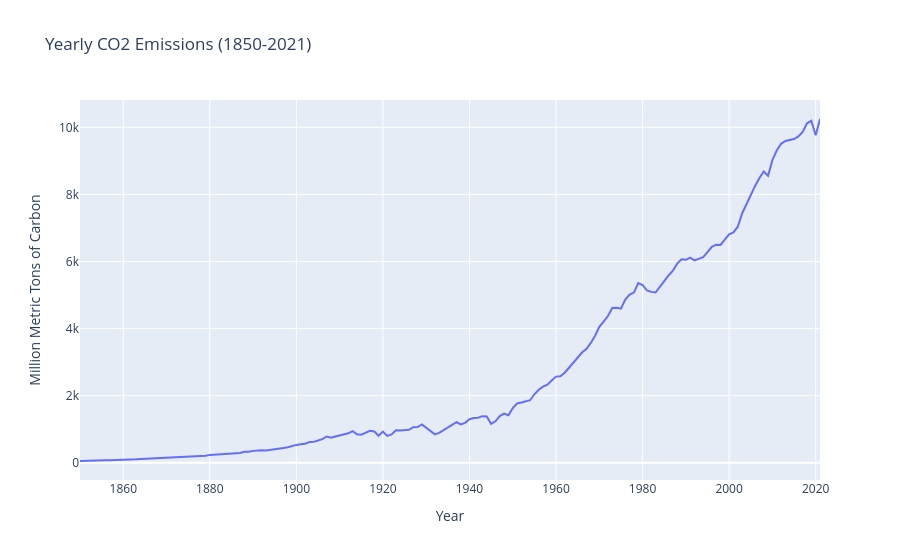
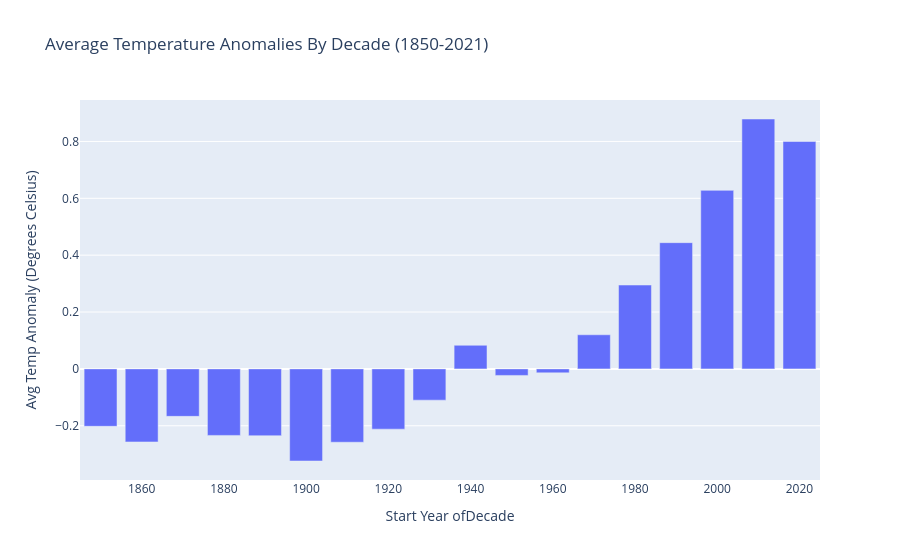
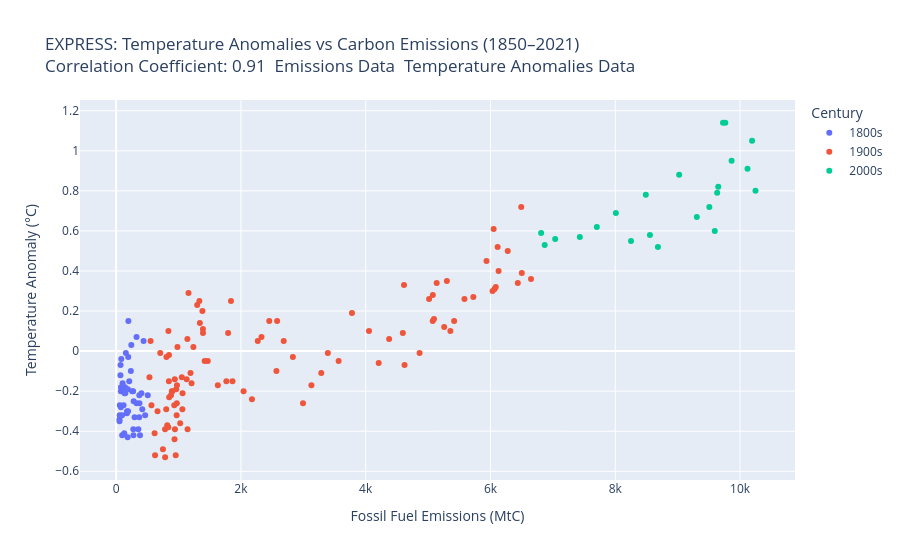

The code cell stored with these charts, in order, in its notebook:
### Markdown cell above
## Show All Three Graphs: Line, Bar, Scatterplot

### Code cell
line_fig.show()
line_fig.write_html('line_fig.html')

bar_fig.show()
bar_fig.write_html('bar_fig.html')

scatterplot_x_fig.show()
scatterplot_x_fig.write_html('scatterplot_x_fig.html')

### Figure 1 — Plotly figure (JSON) as saved in the notebook; plotly's stock layout.template omitted (floating-point values rounded to 4 significant figures; data arrays with more than 128 entries replaced by an {"elided": "..."} marker saying what was removed)
{"data": [{"hovertemplate": "Year=%{x}<br>CO2 Emissions (MtC)=%{y}<extra></extra>", "legendgroup": "", "line": {"color": "#636efa", "dash": "solid"}, "marker": {"symbol": "circle"}, "mode": "lines", "name": "", "orientation": "v", "showlegend": false, "type": "scatter", "x": {"elided": "172 int values"}, "xaxis": "x", "y": {"elided": "172 int values"}, "yaxis": "y"}], "layout": {"legend": {"tracegroupgap": 0}, "title": {"text": "Yearly CO2 Emissions (1850-2021)"}, "xaxis": {"anchor": "y", "domain": [0, 1], "title": {"text": "Year"}}, "yaxis": {"anchor": "x", "domain": [0, 1], "title": {"text": "Million Metric Tons of Carbon"}}}}

### Figure 2 — Plotly figure (JSON) as saved in the notebook; plotly's stock layout.template omitted (floating-point values rounded to 4 significant figures)
{"data": [{"hovertemplate": "Year_bin_start=%{x}<br>Anomaly=%{y}<extra></extra>", "legendgroup": "", "marker": {"color": "#636efa", "pattern": {"shape": ""}}, "name": "", "orientation": "v", "showlegend": false, "textposition": "auto", "type": "bar", "x": [1850, 1860, 1870, 1880, 1890, 1900, 1910, 1920, 1930, 1940, 1950, 1960, 1970, 1980, 1990, 2000, 2010, 2020], "xaxis": "x", "y": [-0.202, -0.257, -0.167, -0.234, -0.235, -0.324, -0.258, -0.212, -0.11, 0.083, -0.023, -0.014, 0.12, 0.295, 0.444, 0.628, 0.879, 0.8], "yaxis": "y"}], "layout": {"barmode": "relative", "legend": {"tracegroupgap": 0}, "title": {"text": "Average Temperature Anomalies By Decade (1850-2021)"}, "xaxis": {"anchor": "y", "domain": [0, 1], "title": {"text": "Start Year ofDecade"}}, "yaxis": {"anchor": "x", "domain": [0, 1], "title": {"text": "Avg Temp Anomaly\n(Degrees Celsius)"}}}}

### Figure 3 — Plotly figure (JSON) as saved in the notebook; plotly's stock layout.template omitted (floating-point values rounded to 4 significant figures)
{"data": [{"hovertemplate": "Century=1800s<br>Fossil Fuel Emissions (MtC)=%{x}<br>Temperature Anomaly (°C)=%{y}<extra></extra>", "legendgroup": "1800s", "marker": {"color": "#636efa", "symbol": "circle"}, "mode": "markers", "name": "1800s", "orientation": "v", "showlegend": true, "type": "scatter", "x": [54, 54, 57, 59, 69, 71, 76, 77, 78, 83, 91, 95, 97, 104, 112, 119, 122, 130, 135, 142, 147, 156, 173, 184, 174, 188, 191, 194, 196, 210, 236, 243, 256, 272, 275, 277, 281, 295, 327, 327, 356, 372, 374, 370, 383, 406, 419, 440, 465, 507], "xaxis": "x", "y": [-0.35, -0.34, -0.32, -0.27, -0.12, -0.07, -0.2, -0.28, -0.18, -0.04, -0.2, -0.32, -0.42, -0.16, -0.2, -0.27, -0.19, -0.41, -0.21, -0.18, -0.21, -0.01, -0.31, -0.43, -0.3, -0.19, -0.3, -0.03, 0.15, -0.15, -0.1, 0.03, -0.2, -0.2, -0.39, -0.42, -0.25, -0.33, -0.26, 0.07, -0.39, -0.22, -0.26, -0.33, -0.42, -0.21, -0.29, 0.05, -0.32, -0.22], "yaxis": "y"}, {"hovertemplate": "Century=1900s<br>Fossil Fuel Emissions (MtC)=%{x}<br>Temperature Anomaly (°C)=%{y}<extra></extra>", "legendgroup": "1900s", "marker": {"color": "#EF553B", "symbol": "circle"}, "mode": "markers", "name": "1900s", "orientation": "v", "showlegend": true, "type": "scatter", "x": [534, 552, 566, 617, 624, 663, 707, 784, 750, 785, 819, 836, 879, 943, 850, 838, 901, 955, 936, 806, 932, 803, 845, 970, 963, 975, 983, 1062, 1065, 1145, 1053, 940, 847, 893, 973, 1027, 1130, 1209, 1142, 1192, 1299, 1334, 1342, 1391, 1383, 1160, 1238, 1392, 1469, 1419, 1630, 1767, 1795, 1841, 1865, 2043, 2177, 2270, 2330, 2454, 2569, 2580, 2686, 2833, 2995, 3130, 3288, 3393, 3566, 3780, 4053, 4208, 4376, 4614, 4623, 4595, 4864, 5016, 5074, 5357, 5301, 5138, 5095, 5076, 5258, 5417, 5583, 5725, 5936, 6066, 6051, 6115, 6034, 6085, 6130, 6277, 6438, 6502, 6493, 6650], "xaxis": "x", "y": [-0.13, 0.05, -0.27, -0.41, -0.52, -0.3, -0.01, -0.39, -0.49, -0.53, -0.37, -0.38, -0.22, -0.39, -0.23, 0.1, -0.2, -0.52, -0.44, -0.03, -0.27, -0.29, -0.15, -0.32, -0.19, -0.17, 0.02, -0.29, -0.21, -0.39, -0.13, -0.14, -0.02, -0.2, -0.26, -0.36, -0.14, -0.16, 0.06, -0.11, 0.23, 0.25, 0.14, 0.11, 0.2, 0.29, 0.02, 0.09, -0.05, -0.05, -0.17, -0.15, 0.09, 0.25, -0.15, -0.2, -0.24, 0.05, 0.07, 0.15, -0.1, 0.15, 0.05, -0.03, -0.26, -0.17, -0.11, -0.01, -0.05, 0.19, 0.1, -0.06, 0.06, 0.33, -0.07, 0.09, -0.01, 0.26, 0.15, 0.1, 0.35, 0.34, 0.16, 0.28, 0.12, 0.15, 0.26, 0.27, 0.45, 0.31, 0.61, 0.52, 0.3, 0.32, 0.4, 0.5, 0.34, 0.39, 0.72, 0.36], "yaxis": "y"}, {"hovertemplate": "Century=2000s<br>Fossil Fuel Emissions (MtC)=%{x}<br>Temperature Anomaly (°C)=%{y}<extra></extra>", "legendgroup": "2000s", "marker": {"color": "#00cc96", "symbol": "circle"}, "mode": "markers", "name": "2000s", "orientation": "v", "showlegend": true, "type": "scatter", "x": [6812, 6869, 7037, 7432, 7705, 8010, 8253, 8490, 8684, 8556, 9024, 9307, 9508, 9595, 9634, 9651, 9727, 9865, 10120, 10193, 9764, 10248], "xaxis": "x", "y": [0.59, 0.53, 0.56, 0.57, 0.62, 0.69, 0.55, 0.78, 0.52, 0.58, 0.88, 0.67, 0.72, 0.6, 0.79, 0.82, 1.14, 0.95, 0.91, 1.05, 1.14, 0.8], "yaxis": "y"}], "layout": {"legend": {"title": {"text": "Century"}, "tracegroupgap": 0}, "title": {"text": "EXPRESS: Temperature Anomalies vs Carbon Emissions (1850–2021)<br>Correlation Coefficient: 0.91  <a href=\"https://raw.githubusercontent.com/plotly/Figure-Friday/refs/heads/main/2025/week-21/global.1751_2021.csv\" target=_blank>Emissions Data</a>  <a href=\"../data/global_temp_anomaly.csv\" target=_blank>Temperature Anomalies Data</a>"}, "xaxis": {"anchor": "y", "domain": [0, 1], "title": {"text": "Fossil Fuel Emissions (MtC)"}}, "yaxis": {"anchor": "x", "domain": [0, 1], "title": {"text": "Temperature Anomaly (°C)"}}}}
